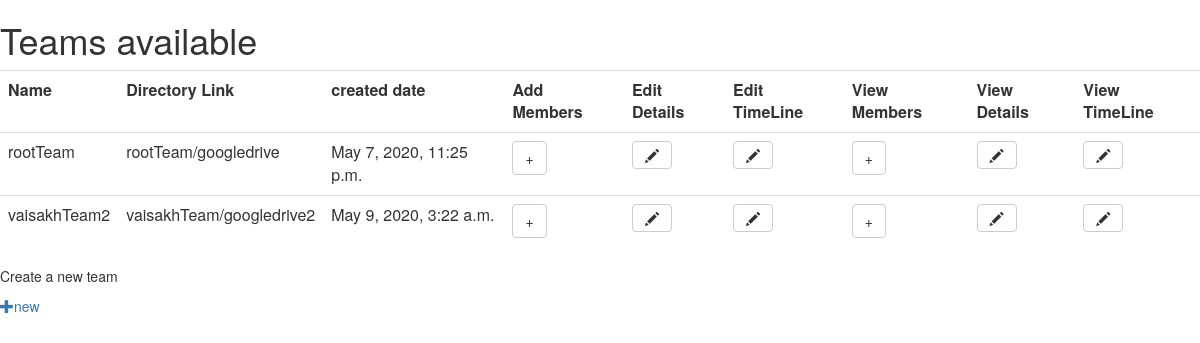
/team/ (signed in), run on the app's committed database.
### team/models.py (models this page shows)
class Team(models.Model):
	teamName = models.CharField(primary_key=True,max_length=200)
	teamLeader = models.ForeignKey(User,on_delete=models.CASCADE)
	directoryLink = models.CharField(unique=True,max_length=200)
	created_date = models.DateTimeField(default=timezone.now)
	def __str__(self):
		return self.teamName

### team/views.py (the view)
# urls.py: path('', views.index, name='chat'),
@login_required
def index(request):
	teamList=models.TeamMember.objects.filter(userName=request.user)
	print(teamList)
	teams=[]
	for team in teamList:
		teams.append(models.Team.objects.get(teamName = team.teamName))
	return render(request, 'viewTeams.html', {'teams':teams,'user':request.user})

### team/models.py (called while the page is built)
	def __str__(self):
		title=str(self.userName)+" - "+str(self.teamName)
		return title

### team/templates/viewTeams.html (shortened to what this page needs)
<html>
<head>
	<link rel="stylesheet" href="https://maxcdn.bootstrapcdn.com/bootstrap/3.4.0/css/bootstrap.min.css">
</head>
<body>
    <h1>Teams available</h1>
    <table class="table table-hover">
	    <tr>
	        <th>Name</th>
	        <th>Directory Link</th>
	        <th>created date</th>
	        <th>Add Members</th>
	        <th>Edit Details</th>
	        <th>Edit TimeLine</th>
	        <th>View Members</th>
	        <th>View Details</th>
	        <th>View TimeLine</th>
	    </tr>
	    {% for team in teams %}
	    <tr>
	        <td>{{ team.teamName }}</td>
	        <td>{{ team.directoryLink }}</td>
	        <td>{{ team.created_date }}</td>
	        <td><a class="btn btn-default" href="{% url 'addMembers' team=team.teamName %}"><span class="lyphicon glyphicon-plus"></span></a></td>
	        <td><a class="btn btn-default" href="{% url 'editTeam' team=team.teamName %}"><span class="glyphicon glyphicon-pencil"></span></a></td>
	        <td><a class="btn btn-default" href="{% url 'editTimeline' team=team.teamName %}"><span class="glyphicon glyphicon-pencil"></span></a></td>
	        <td><a class="btn btn-default" href="{% url 'viewMembers' team=team.teamName %}"><span class="lyphicon glyphicon-plus"></span></a></td>
	        <td><a class="btn btn-default" href="{% url 'viewTeam' team=team.teamName %}"><span class="glyphicon glyphicon-pencil"></span></a></td>
	        <td><a class="btn btn-default" href="{% url 'viewTimeline' team=team.teamName %}"><span class="glyphicon glyphicon-pencil"></span></a></td>
	    </tr>
	    {% endfor %}
	</table>
    <p>Create a new team</p>
    <a href="{% url 'newTeam' %}" class="top-menu"><span class="glyphicon glyphicon-plus"></span>new</a>
</body>
</html>

### data on the page
Team: teamName "rootTeam", directoryLink "rootTeam/googledrive", created_date "May 7, 2020, 11:25 p.m."
Team: teamName "vaisakhTeam2", directoryLink "vaisakhTeam/googledrive2", created_date "May 9, 2020, 3:22 a.m."
